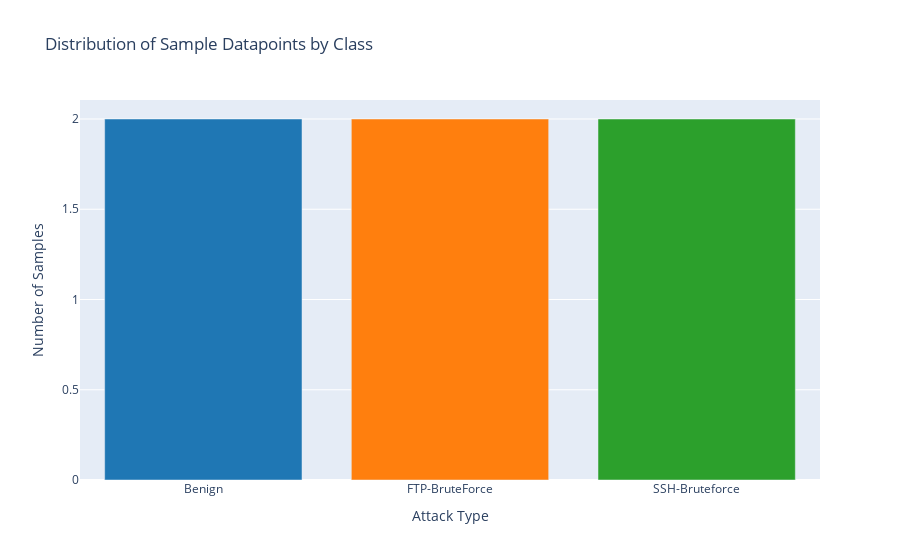

Write notebook code for a chart like this one.
### Markdown cell above
## 3. Extract Sample Datapoints

Now let's select 8 representative datapoints that we'll track through the entire pipeline. We'll choose a mix of normal traffic and different attack types.

### Code cell
# Extract sample datapoints for tracking
def extract_sample_datapoints(df, n_samples=8):
    """Extract representative sample datapoints from different classes"""
    
    print("🔍 Extracting sample datapoints for pipeline tracking...")
    
    sample_datapoints = []
    sample_indices = []
    sample_labels = []
    
    if 'Label' in df.columns:
        # Get unique labels
        unique_labels = df['Label'].unique()
        print(f"📊 Found {len(unique_labels)} unique labels: {list(unique_labels)}")
        
        # Sample from each class if possible
        samples_per_class = max(1, n_samples // len(unique_labels))
        
        for label in unique_labels:
            class_data = df[df['Label'] == label]
            if len(class_data) > 0:
                # Sample randomly from this class
                n_to_sample = min(samples_per_class, len(class_data))
                sampled = class_data.sample(n=n_to_sample, random_state=42)
                
                for idx, row in sampled.iterrows():
                    if len(sample_datapoints) < n_samples:
                        sample_datapoints.append(row)
                        sample_indices.append(idx)
                        sample_labels.append(label)
                        
                print(f"  📌 Sampled {n_to_sample} points from '{label}' class")
    else:
        # No labels available, just sample randomly
        sampled = df.sample(n=n_samples, random_state=42)
        for idx, row in sampled.iterrows():
            sample_datapoints.append(row)
            sample_indices.append(idx)
            sample_labels.append("Unknown")
    
    return sample_datapoints, sample_indices, sample_labels

# Extract our tracking samples
sample_points, sample_idx, sample_labels = extract_sample_datapoints(df, n_samples=8)

print(f"\n✅ Extracted {len(sample_points)} sample datapoints")
print(f"📋 Sample indices: {sample_idx}")
print(f"🏷️  Sample labels: {sample_labels}")

# Create a DataFrame for our samples
sample_df = pd.DataFrame(sample_points)
sample_df['Original_Index'] = sample_idx
sample_df['Sample_ID'] = [f"Sample_{i+1}" for i in range(len(sample_points))]

print(f"\n📊 Sample DataFrame shape: {sample_df.shape}")

# Display key features of our samples
key_features = ['Flow Duration', 'Total Fwd Packets', 'Total Backward Packets', 
               'Total Length of Fwd Packets', 'Total Length of Bwd Packets', 'Label']

# Filter features that actually exist in the dataset
existing_features = [f for f in key_features if f in sample_df.columns]

if existing_features:
    print(f"\n🔍 Key features of our sample datapoints:")
    display(sample_df[['Sample_ID'] + existing_features].head(8))
else:
    print(f"\n🔍 Sample datapoints preview (first 5 columns):")
    display(sample_df[['Sample_ID'] + list(sample_df.columns[1:6])].head(8))

# Create visualization of sample selection
if 'Label' in sample_df.columns:
    label_counts = pd.Series(sample_labels).value_counts()
    
    fig = go.Figure(data=[
        go.Bar(x=label_counts.index, y=label_counts.values,
               marker_color=['#1f77b4', '#ff7f0e', '#2ca02c', '#d62728'][:len(label_counts)])
    ])
    
    fig.update_layout(
        title="Distribution of Sample Datapoints by Class",
        xaxis_title="Attack Type",
        yaxis_title="Number of Samples",
        showlegend=False
    )
    
    fig.show()

print(f"\n🎯 These {len(sample_points)} datapoints will be tracked through the entire pipeline!")

### Figure 1 — Plotly figure (JSON) as saved in the notebook; plotly's stock layout.template omitted (floating-point values rounded to 4 significant figures)
{"data": [{"marker": {"color": ["#1f77b4", "#ff7f0e", "#2ca02c"]}, "type": "bar", "x": ["Benign", "FTP-BruteForce", "SSH-Bruteforce"], "y": [2, 2, 2]}], "layout": {"showlegend": false, "title": {"text": "Distribution of Sample Datapoints by Class"}, "xaxis": {"title": {"text": "Attack Type"}}, "yaxis": {"title": {"text": "Number of Samples"}}}}
